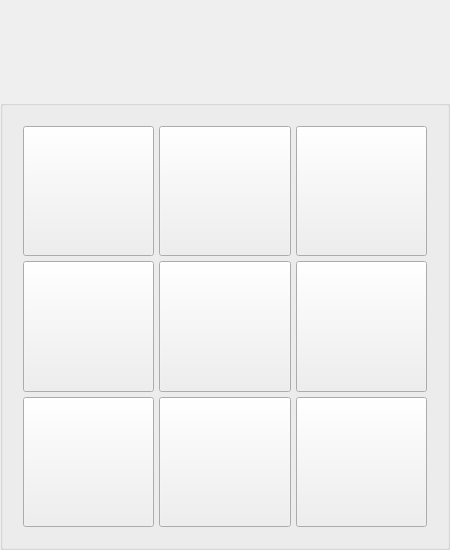
<?xml version="1.0" encoding="UTF-8"?>
<ui version="4.0">
 <class>GameMainWindow</class>
 <widget class="QMainWindow" name="GameMainWindow">
  <property name="geometry">
   <rect>
    <x>0</x>
    <y>0</y>
    <width>450</width>
    <height>550</height>
   </rect>
  </property>
  <property name="sizePolicy">
   <sizepolicy hsizetype="Preferred" vsizetype="Preferred">
    <horstretch>0</horstretch>
    <verstretch>0</verstretch>
   </sizepolicy>
  </property>
  <property name="minimumSize">
   <size>
    <width>450</width>
    <height>550</height>
   </size>
  </property>
  <property name="maximumSize">
   <size>
    <width>450</width>
    <height>550</height>
   </size>
  </property>
  <property name="windowTitle">
   <string>GameMainWindow</string>
  </property>
  <widget class="QWidget" name="centralWidget">
   <widget class="QLineEdit" name="who">
    <property name="enabled">
     <bool>false</bool>
    </property>
    <property name="geometry">
     <rect>
      <x>20</x>
      <y>20</y>
      <width>410</width>
      <height>80</height>
     </rect>
    </property>
    <property name="text">
     <string/>
    </property>
    <property name="frame">
     <bool>false</bool>
    </property>
    <property name="alignment">
     <set>Qt::AlignCenter</set>
    </property>
   </widget>
   <widget class="QGroupBox" name="">
    <property name="geometry">
     <rect>
      <x>0</x>
      <y>100</y>
      <width>450</width>
      <height>450</height>
     </rect>
    </property>
    <layout class="QGridLayout" name="gridLayout_2">
     <property name="leftMargin">
      <number>20</number>
     </property>
     <property name="topMargin">
      <number>20</number>
     </property>
     <property name="rightMargin">
      <number>20</number>
     </property>
     <property name="bottomMargin">
      <number>20</number>
     </property>
     <property name="spacing">
      <number>5</number>
     </property>
     <item row="1" column="1">
      <widget class="QPushButton" name="area2_2">
       <property name="sizePolicy">
        <sizepolicy hsizetype="Expanding" vsizetype="Expanding">
         <horstretch>0</horstretch>
         <verstretch>0</verstretch>
        </sizepolicy>
       </property>
       <property name="text">
        <string/>
       </property>
      </widget>
     </item>
     <item row="1" column="2">
      <widget class="QPushButton" name="area2_3">
       <property name="sizePolicy">
        <sizepolicy hsizetype="Expanding" vsizetype="Expanding">
         <horstretch>0</horstretch>
         <verstretch>0</verstretch>
        </sizepolicy>
       </property>
       <property name="text">
        <string/>
       </property>
      </widget>
     </item>
     <item row="2" column="0">
      <widget class="QPushButton" name="area3_1">
       <property name="sizePolicy">
        <sizepolicy hsizetype="Expanding" vsizetype="Expanding">
         <horstretch>0</horstretch>
         <verstretch>0</verstretch>
        </sizepolicy>
       </property>
       <property name="text">
        <string/>
       </property>
      </widget>
     </item>
     <item row="2" column="1">
      <widget class="QPushButton" name="area3_2">
       <property name="sizePolicy">
        <sizepolicy hsizetype="Expanding" vsizetype="Expanding">
         <horstretch>0</horstretch>
         <verstretch>0</verstretch>
        </sizepolicy>
       </property>
       <property name="text">
        <string/>
       </property>
      </widget>
     </item>
     <item row="0" column="1">
      <widget class="QPushButton" name="area1_2">
       <property name="sizePolicy">
        <sizepolicy hsizetype="Expanding" vsizetype="Expanding">
         <horstretch>0</horstretch>
         <verstretch>0</verstretch>
        </sizepolicy>
       </property>
       <property name="text">
        <string/>
       </property>
      </widget>
     </item>
     <item row="0" column="2">
      <widget class="QPushButton" name="area1_3">
       <property name="sizePolicy">
        <sizepolicy hsizetype="Expanding" vsizetype="Expanding">
         <horstretch>0</horstretch>
         <verstretch>0</verstretch>
        </sizepolicy>
       </property>
       <property name="text">
        <string/>
       </property>
      </widget>
     </item>
     <item row="1" column="0">
      <widget class="QPushButton" name="area2_1">
       <property name="sizePolicy">
        <sizepolicy hsizetype="Expanding" vsizetype="Expanding">
         <horstretch>0</horstretch>
         <verstretch>0</verstretch>
        </sizepolicy>
       </property>
       <property name="text">
        <string/>
       </property>
      </widget>
     </item>
     <item row="0" column="0">
      <widget class="QPushButton" name="area1_1">
       <property name="sizePolicy">
        <sizepolicy hsizetype="Expanding" vsizetype="Expanding">
         <horstretch>0</horstretch>
         <verstretch>0</verstretch>
        </sizepolicy>
       </property>
       <property name="text">
        <string/>
       </property>
      </widget>
     </item>
     <item row="2" column="2">
      <widget class="QPushButton" name="area3_3">
       <property name="sizePolicy">
        <sizepolicy hsizetype="Expanding" vsizetype="Expanding">
         <horstretch>0</horstretch>
         <verstretch>0</verstretch>
        </sizepolicy>
       </property>
       <property name="text">
        <string/>
       </property>
      </widget>
     </item>
    </layout>
   </widget>
  </widget>
 </widget>
 <layoutdefault spacing="6" margin="11"/>
 <resources/>
 <connections/>
</ui>
